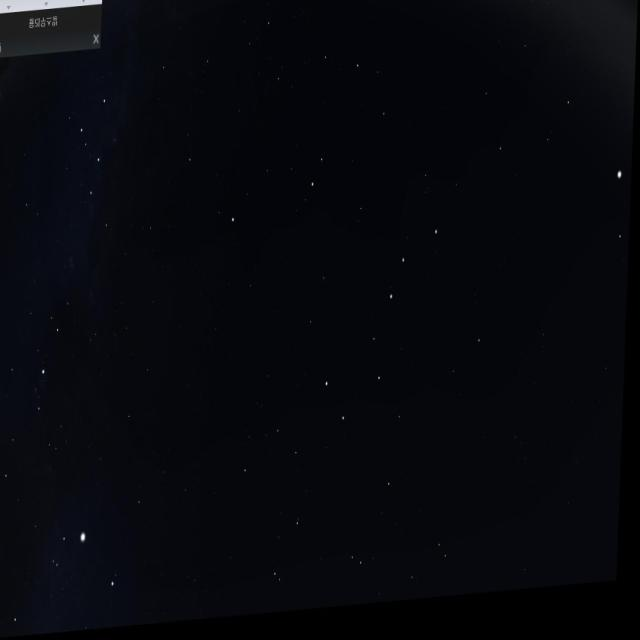
#> input picture dataset/test/images/2022-02-03-00-00-00-n_png_jpg.rf.249728aa17c0b712f336066d9595343b.jpg, 640 x 640 px, found by its file name
$ python star_detection.py
#> lines starting #> are read from the running program, lines starting #| are printed output that depends on the picture; after the words box and inside, x2 and y2 are one past the last pixel; in counts of white or black regions, pixels touching at a corner belong together
import cv2
import numpy as np
from IPython.display import Image, display
from matplotlib import pyplot as plt

def increase_brightness(img, threshold=26):
    hsv = cv2.cvtColor(img, cv2.COLOR_BGR2HSV)
    h, s, v = cv2.split(hsv)

    mask = v > threshold    # increase brightness only for pixels that are brighter, make them equally bright
    v[mask] = np.clip(255, 0, 255)  # Increase brightness, cap at 255

    final_hsv = cv2.merge((h, s, v))
    img = cv2.cvtColor(final_hsv, cv2.COLOR_HSV2BGR)
    return img


class StarDetection:

    def __init__(self, image_path):
        self.image_path = image_path

    def keep_only_light_colors(self):
        image = cv2.imread(self.image_path)
#> image is the input picture: shape (640, 640, 3); mean B, G, R 13.1, 8, 6.9

        hsv = cv2.cvtColor(image, cv2.COLOR_BGR2HSV) # convert to HSV
#> hsv: shape (640, 640, 3); mean H, S, V 107.7, 122.8, 13.1

        lower_light = np.array([0,   0, 100], dtype=np.uint8) # everything that is darker, not star, is label
        upper_light = np.array([180, 255, 255], dtype=np.uint8)
        mask = cv2.inRange(hsv, lower_light, upper_light)
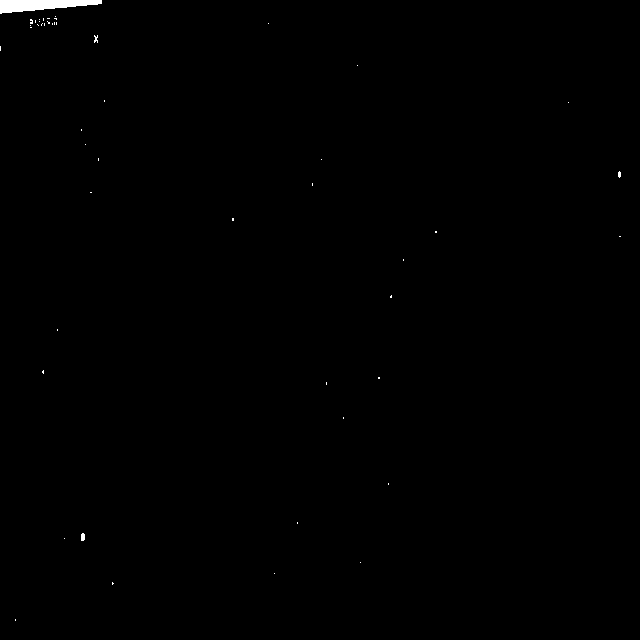
#> mask: shape (640, 640); 0.27% white; 49 white regions (46 under 20 px), largest, box (x1, y1, x2, y2) and area: (0, 0, 102, 14) 907, (81, 533, 85, 541) 29, (94, 35, 98, 43) 21

        only_stars = cv2.bitwise_and(image, image, mask=mask)
        return image, only_stars

    def adjust_image(self):
        image, only_stars = self.keep_only_light_colors()

        # gray_blur = cv2.GaussianBlur(only_stars, (5, 5), 0) # blur to make stars a bit bigger
        gray_blur = cv2.GaussianBlur(only_stars, (1, 1), 0)
        gray_blur = cv2.fastNlMeansDenoising(gray_blur, None, 1, 7, 21) # make them less nosy
        gray_blur = increase_brightness(gray_blur) # increase brightness to take all the stars into account
#> in increase_brightness, `hsv = cv2.cvtColor(img, cv2.COLOR_BGR2HSV)`: hsv: shape (640, 640, 3); mean H, S, V 0.3, 0, 0.5
#> in increase_brightness, `final_hsv = cv2.merge((h, s, v))`: final_hsv: shape (640, 640, 3); mean H, S, V 0.3, 0, 0.7

        gray_image = cv2.cvtColor(gray_blur, cv2.COLOR_BGR2GRAY)

        kernel = cv2.getStructuringElement(cv2.MORPH_ELLIPSE, (18, 18))
        tophat = cv2.morphologyEx(gray_image, cv2.MORPH_TOPHAT, kernel)

        _, binary = cv2.threshold(tophat, 30, 255, cv2.THRESH_BINARY)
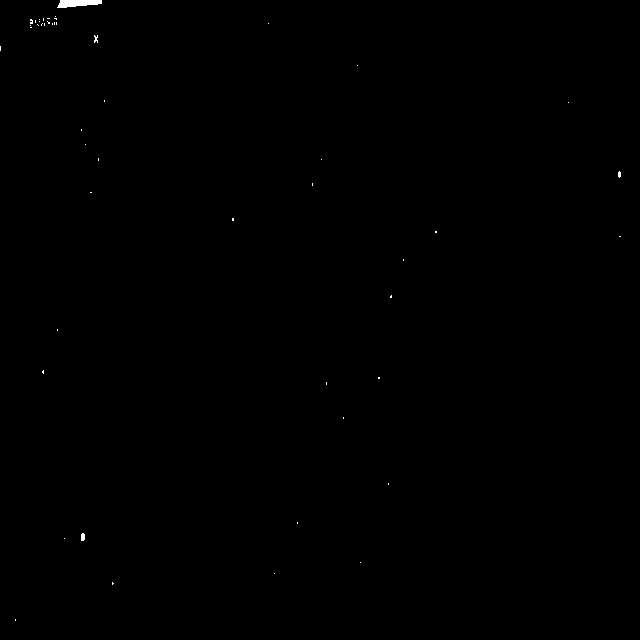
#> binary: shape (640, 640); 0.11% white; 49 white regions (46 under 20 px), largest, box (x1, y1, x2, y2) and area: (57, 0, 102, 8) 265, (81, 533, 85, 541) 29, (94, 35, 98, 43) 21
        binary = binary.astype(np.uint8)

        # cv2.imshow("binary", binary)
        # cv2.waitKey(0)
        return image, binary


    # [48 lines left out: function blob_detection1, not called in this run]

    def blob_detection2(self):
        # my second approach: used watershed algorithm to separate very close stars
        color_img, binary_img = self.adjust_image()

#> (the run stopped early here; a loop or call above may not have finished)

$ run again, with dataset/test/images/2022-01-09-00-00-00-s_png_jpg.rf.1b4788ef2a761e6133a58192102c6160.jpg copied over dataset/test/images/2022-02-03-00-00-00-n_png_jpg.rf.249728aa17c0b712f336066d9595343b.jpg
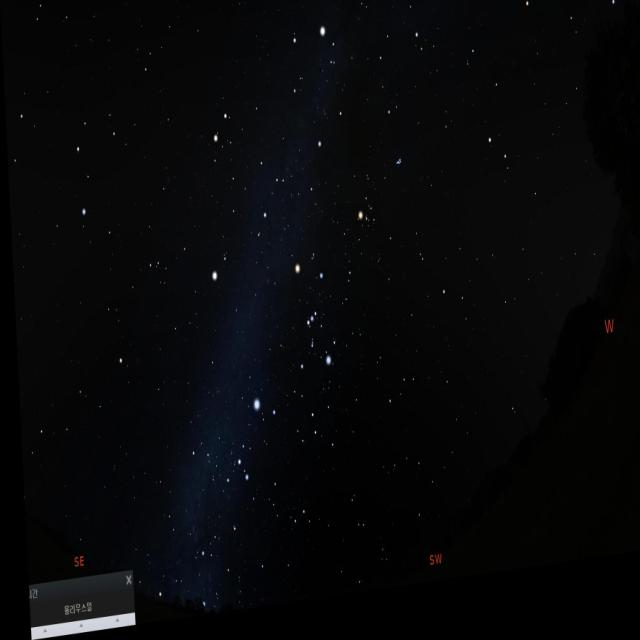
#> input picture dataset/test/images/2022-01-09-00-00-00-s_png_jpg.rf.1b4788ef2a761e6133a58192102c6160.jpg, 640 x 640 px, found by its file name
#> in keep_only_light_colors, image is the input picture: shape (640, 640, 3); mean B, G, R 9.2, 7.8, 7.2
#> in keep_only_light_colors, `mask = cv2.inRange(hsv, lower_light, upper_light)`:
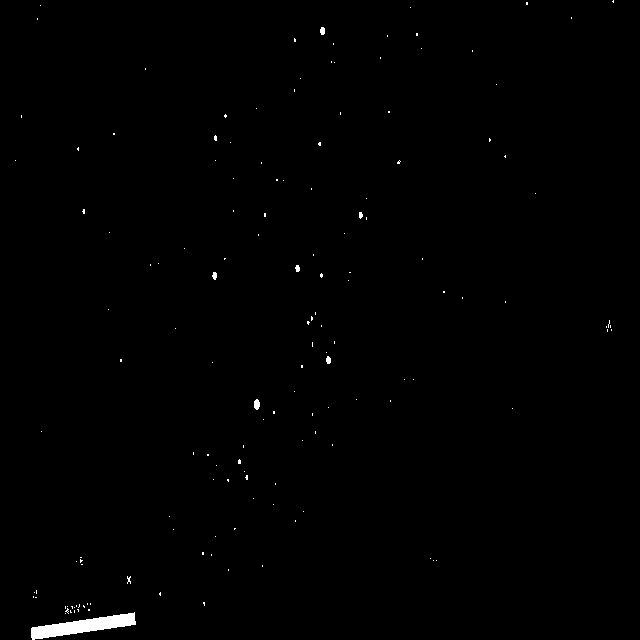
#> mask: shape (640, 640); 0.48% white; 149 white regions (142 under 20 px), largest, box (x1, y1, x2, y2) and area: (31, 612, 136, 640) 1312, (254, 399, 260, 410) 52, (320, 27, 325, 35) 34
#> final_hsv: shape (640, 640, 3); mean H, S, V 0.5, 0.1, 1.2

$ run again, with dataset/test/images/2022-01-14-00-00-00-s_png_jpg.rf.6ea9b30d42fa648466fa6fa3b913b173.jpg copied over dataset/test/images/2022-02-03-00-00-00-n_png_jpg.rf.249728aa17c0b712f336066d9595343b.jpg
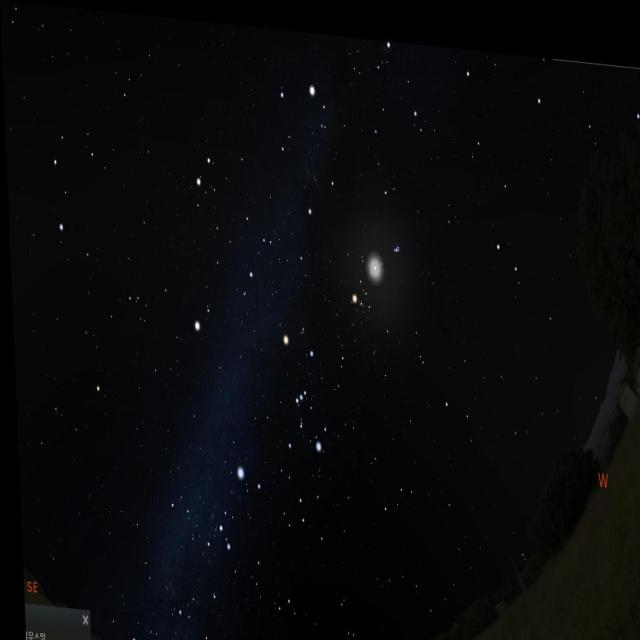
#> input picture dataset/test/images/2022-01-14-00-00-00-s_png_jpg.rf.6ea9b30d42fa648466fa6fa3b913b173.jpg, 640 x 640 px, found by its file name
#> in keep_only_light_colors, image is the input picture: shape (640, 640, 3); mean B, G, R 10.3, 9, 8.4
#> in keep_only_light_colors, `mask = cv2.inRange(hsv, lower_light, upper_light)`:
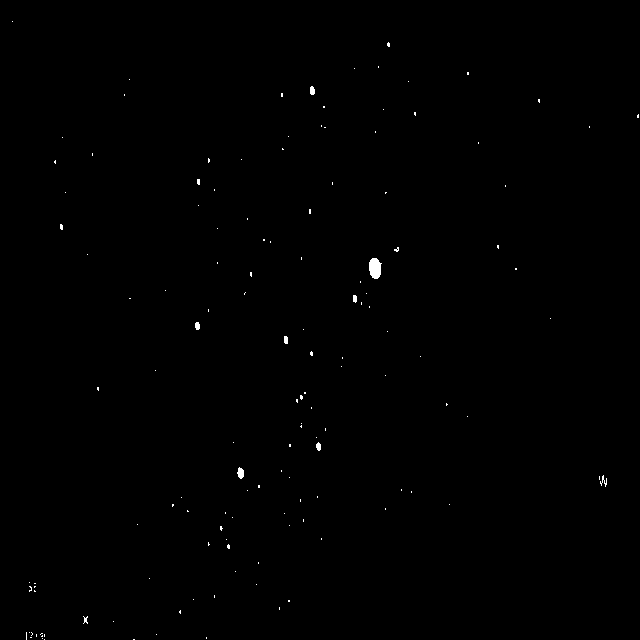
#> mask: shape (640, 640); 0.23% white; 138 white regions (129 under 20 px), largest, box (x1, y1, x2, y2) and area: (369, 258, 382, 279) 210, (237, 467, 244, 479) 60, (310, 86, 315, 95) 38
#> final_hsv: shape (640, 640, 3); mean H, S, V 0.2, 0.1, 0.6
